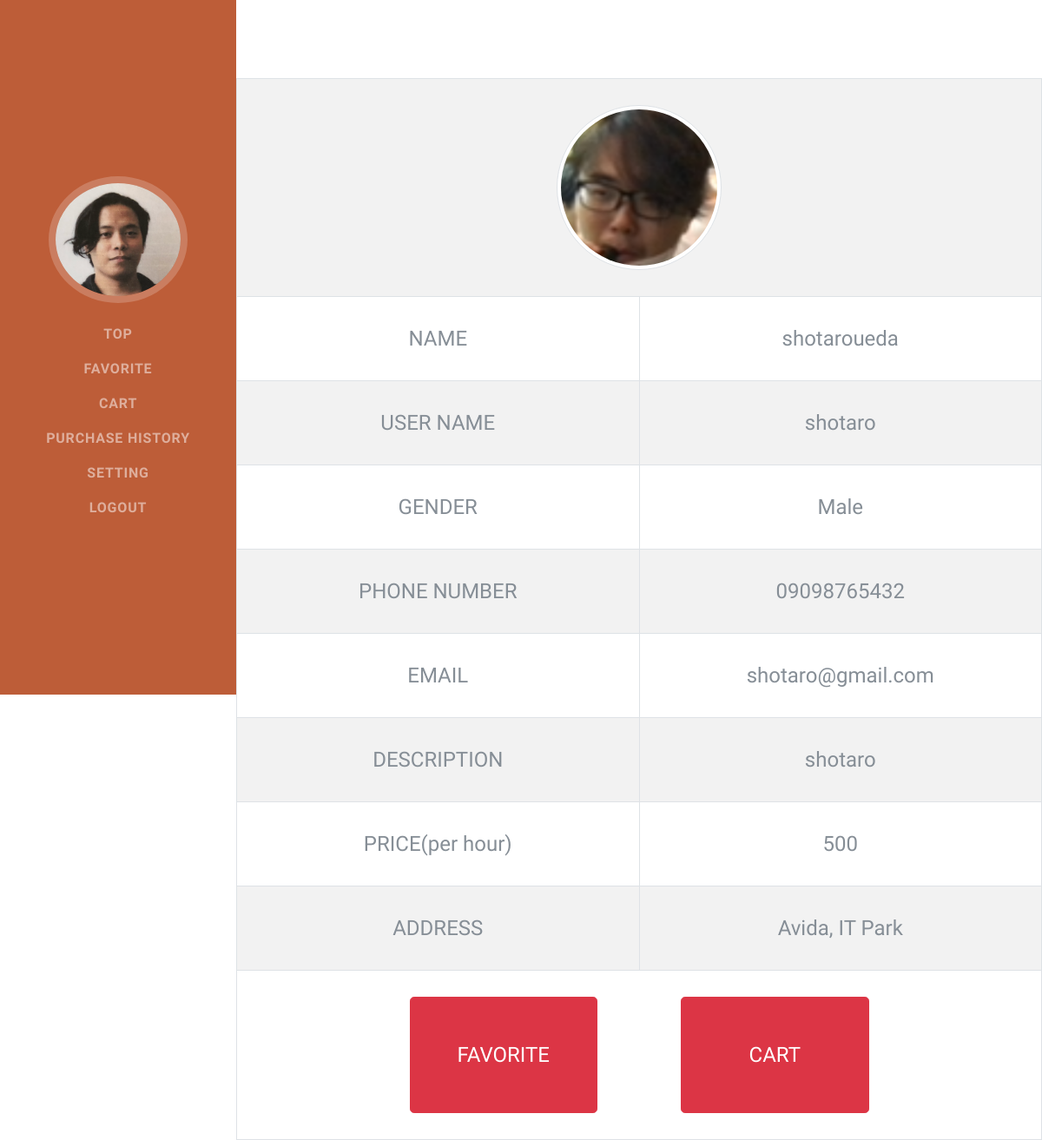
/user_edit.php?trainer_id=1 (signed in), run on the app's committed database.
### tables this page shows
CREATE TABLE `users` (
  `user_id` int(100) NOT NULL,
  `user_fname` varchar(100) NOT NULL,
  `user_lname` varchar(100) NOT NULL,
  `user_email` varchar(100) NOT NULL,
  `user_status` varchar(100) DEFAULT NULL,
  `user_image` varchar(100) DEFAULT NULL,
  `login_id` int(100) NOT NULL
);

CREATE TABLE `product` (
  `trainer_id` int(100) NOT NULL,
  `trainer_fname` varchar(100) NOT NULL,
  `trainer_lname` varchar(100) NOT NULL,
  `trainer_uname` varchar(100) NOT NULL,
  `trainer_email` varchar(100) NOT NULL,
  `trainer_description` varchar(100) NOT NULL,
  `trainer_phone` varchar(100) NOT NULL,
  `trainer_address` varchar(100) NOT NULL,
  `trainer_gender` varchar(100) NOT NULL,
  `trainer_image` varchar(100) DEFAULT NULL,
  `trainer_price` int(100) NOT NULL
);

### classes/database.php (called while the page is built, shortened)
<?php
class Database{
    private $servername = 'localhost';
    private $username = 'root';
    private $password = 'root';
    private $database_name = 'fist_portfolio';
    public function __construct()
    {
        $this->conn = new mysqli($this->servername,$this->username,$this->password,$this->database_name);
        if($this->conn->connect_error){
            die('cannot connect'.$this->conn->connect_error);
        }else{
            return $this->conn;
        }
    }
}
?>

### admin_action.php (called while the page is built, shortened)
<?php
include 'classes/admin_class.php';
$Admin = new Admin;
?>

### classes/admin_class.php (called while the page is built, shortened)
<?php
include 'database.php';
class Admin extends Database{
    public function display_onetrainers($userID){
        $displayalltrainer = "SELECT * FROM product WHERE trainer_id = '$userID'";
        $result = $this->conn->query($displayalltrainer);
        if($result == false){
            die('cannot one trainer'.$this->conn->connect_error);
        }else{
            return $result->fetch_assoc();
        }
    }
    public function display_onesetting($userID){
        $sql = "SELECT * FROM users INNER JOIN login ON users.login_id = login.login_id WHERE users.user_id = '$userID'";
        $result = $this->conn->query($sql);
        if($result->num_rows>0){
            $row = array();
            while($rows = $result->fetch_assoc()){
                $row[]=$rows;
            }return $row;
        }else{
            die('cannot display one setting'.$this->conn->connect_error);
        }
    }
}
?>

### user_edit.php (the view, shortened to what this page needs)
<?php
include 'admin_action.php';
if(empty($_SESSION['login_id'])){
  header('location: login.php');
}elseif($_SESSION['user_status']=='admin'){
  header('location: admin.php');
}else{
  $userIDs = $_GET['trainer_id'];
  $got = $Admin->display_onetrainers($userIDs);
}
?>
<!DOCTYPE html>
<html lang="en">
<head>
  <link href="vendor/bootstrap/css/bootstrap.min.css" rel="stylesheet">
  <link href="vendor/fontawesome-free/css/all.min.css" rel="stylesheet">
  <link href="css/resume.min.css" rel="stylesheet">
</head>
<body class="d-flex flex-column">
<section class="resume-section d-flex align-items-center">
  <?php include 'sidebar_admin.php' ?>
        <?php
            echo "<table class='table-striped text-center mx-auto decline mb-5 table-bordered'>";
            if($got['trainer_image']== null){
                echo "<tr>";
                echo "<td colspan=2>";
                echo "<i class='fas fa-user'></i><br><br>";
                echo "<p>This trainer doesnt put photo!!!</p>";
                echo "</td>";
                echo "</tr>";
            }else{
                $image = $got['trainer_image'];
                echo "<tr>";
                echo "<td colspan=2>";
                echo "<img src='upload/$image' class='img-thumbnail rounded-circle'>";
                echo "</td>";
                echo "</tr>";
            }
            echo "<tr>";
            echo "<td>NAME</td><td>".$got['trainer_fname'].$got['trainer_lname']."</td>";
            echo "</tr>";
            echo "<tr>";
            echo "<td>USER NAME</td><td>".$got['trainer_uname']."</td>";
            echo "</tr>";
            echo "<tr>";
            echo "<td>GENDER</td><td>".$got['trainer_gender']."</td>";
            echo "</tr>";
            echo "<tr>";
            echo "<td>PHONE NUMBER</td><td>".$got['trainer_phone']."</td>";
            echo "</tr>";
            echo "<tr>";
            echo "<td>EMAIL</td><td>".$got['trainer_email']."</td>";
            echo "</tr>";
            echo "<tr>";
            echo "<td>DESCRIPTION</td><td>".$got['trainer_description']."</td>";
            echo "</tr>";
            echo "<tr>";
            echo "<td>PRICE(per hour)</td><td>".$got['trainer_price']."</td>";
            echo "</tr>";
            echo "<tr>";
            echo "<td>ADDRESS</td><td>".$got['trainer_address']."</td>";
            echo "</tr>";
            echo "<tr>";
            echo "<td colspan=2>";
            echo "<form action='user_action.php' method='post'>";
            echo "<button class='btn btn-lg btn-danger btn-inlile-block text-uppercase p-5 w-25 mr-5' type='submit' name='add_favorite'>FAVORITE</button>";
            echo "<button class='btn btn-lg btn-danger btn-inlile-block text-uppercase p-5 w-25 ml-5' type='submit' name='add_cart'>CART</button>";
            echo "</form>";
            echo "</td>";
            echo "</tr>";
            echo "</table>";
          ?>
    </section>
  </body>
</html>

### sidebar_admin.php (shortened to what this page needs)
<?php
    if(empty($_SESSION['login_id'])){
      header('location: login.php');
    }elseif($_SESSION['user_status']=='admin'){
      header('location: admin.php');
    }else{
      $userID = $_SESSION['login_id'];
    }
?>
<nav class="navbar navbar-expand-lg navbar-dark bg-primary fixed-top" id="sideNav">
    <a class="navbar-brand js-scroll-trigger" href="setting.php">
      <span class="d-none d-lg-block">
        <?php
            $tenta = $Admin->display_onesetting($userID);
            foreach($tenta as $key => $row){
              $image = $row['user_image'];
              if(empty($row['user_image'])){
                echo "<img class='img-fluid img-profile rounded-circle mx-auto mb-2' src='upload/dog.jpg'>";
              }else{
                echo "<img class='img-fluid img-profile rounded-circle mx-auto mb-2' src='upload/$image'> ";
              }
            }
        ?>
      </span>
    </a>
    <div class="collapse navbar-collapse" id="navbarSupportedContent">
      <ul class="navbar-nav">
      <li class="nav-item">
          <a class="nav-link js-scroll-trigger" href="trainerlist_new.php">TOP</a>
        </li>
        <li class="nav-item">
          <a class="nav-link js-scroll-trigger" href="trainerlist_favorite.php">Favorite</a>
        </li>
        <li class="nav-item">
          <a class="nav-link js-scroll-trigger" href="cart.php">Cart</a>
        </li>
        <li class="nav-item">
          <a class="nav-link js-scroll-trigger" href="trainerlist_history.php">Purchase History</a>
        </li>
        <li class="nav-item">
          <a class="nav-link js-scroll-trigger" href="setting.php">Setting</a>
        </li>
        <li class="nav-item">
          <a class="nav-link js-scroll-trigger" href="logout.php">Logout</a>
        </li>
      </ul>
    </div>
  </nav>

### user_edit.php (style rules this page uses)
html, body { height: 100%; }
.text-uppercase { font-size: 14px; }
.img-thumbnail { width:190px; height:190px; overflow: hidden; }
table { width:1200px; table-layout: fixed; font-size:24px; margin-top:650px; }
td { padding: 30px; overflow-wrap : break-word; }
.btn { font-size: 24px; }

### data on the page
users: user_image (picture)
product: trainer_image (picture), trainer_fname "shotaro", trainer_lname "ueda", trainer_uname "shotaro", trainer_gender "Male", trainer_phone "09098765432", trainer_email "shotaro@gmail.com", trainer_description "shotaro", trainer_price "500", trainer_address "Avida, IT Park"
